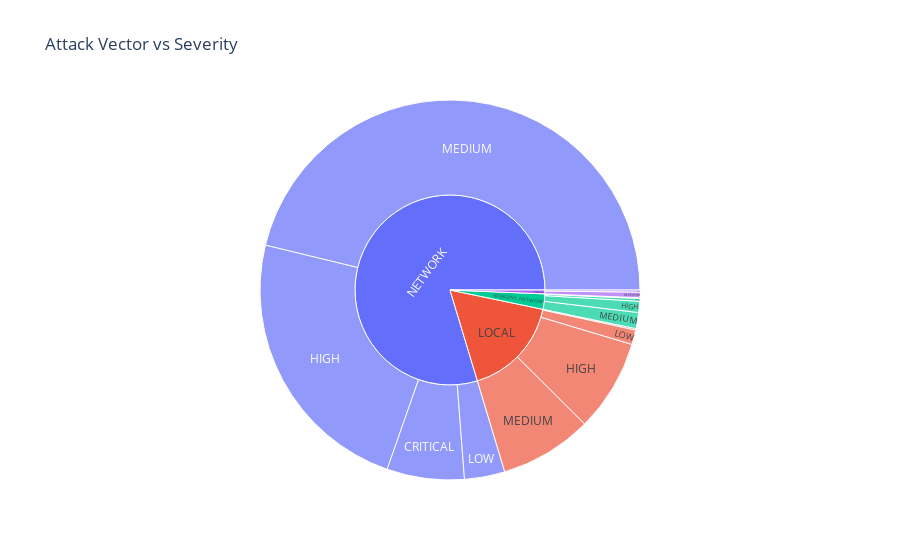

Notebook code for this chart:
### Markdown cell above
### Correlation Analysis

### Code cell
# Analyze relationship between attack vector and severity
attack_severity = df[df['attack_vector'] != ''].groupby(['attack_vector', 'cvss_severity']).size().reset_index(name='count')

if not attack_severity.empty:
    fig = px.sunburst(
        attack_severity,
        path=['attack_vector', 'cvss_severity'],
        values='count',
        title='Attack Vector vs Severity'
    )
    fig.show()

# Severity by attack complexity
complexity_severity = df[df['attack_complexity'] != ''].groupby(['attack_complexity', 'cvss_severity']).size().reset_index(name='count')

if not complexity_severity.empty:
    fig2 = px.bar(
        complexity_severity,
        x='attack_complexity',
        y='count',
        color='cvss_severity',
        title='Attack Complexity vs Severity',
        barmode='group'
    )
    fig2.show()

### Figure 1 — Plotly figure (JSON) as saved in the notebook; plotly's stock layout.template omitted (floating-point values rounded to 4 significant figures)
{"data": [{"branchvalues": "total", "domain": {"x": [0, 1], "y": [0, 1]}, "hovertemplate": "labels=%{label}<br>count=%{value}<br>parent=%{parent}<br>id=%{id}<extra></extra>", "ids": ["ADJACENT_NETWORK/CRITICAL", "ADJACENT_NETWORK/HIGH", "ADJACENT_NETWORK/LOW", "ADJACENT_NETWORK/MEDIUM", "LOCAL/CRITICAL", "LOCAL/HIGH", "LOCAL/LOW", "LOCAL/MEDIUM", "NETWORK/CRITICAL", "NETWORK/HIGH", "NETWORK/LOW", "NETWORK/MEDIUM", "PHYSICAL/LOW", "PHYSICAL/MEDIUM", "ADJACENT_NETWORK", "LOCAL", "NETWORK", "PHYSICAL"], "labels": ["CRITICAL", "HIGH", "LOW", "MEDIUM", "CRITICAL", "HIGH", "LOW", "MEDIUM", "CRITICAL", "HIGH", "LOW", "MEDIUM", "LOW", "MEDIUM", "ADJACENT_NETWORK", "LOCAL", "NETWORK", "PHYSICAL"], "name": "", "parents": ["ADJACENT_NETWORK", "ADJACENT_NETWORK", "ADJACENT_NETWORK", "ADJACENT_NETWORK", "LOCAL", "LOCAL", "LOCAL", "LOCAL", "NETWORK", "NETWORK", "NETWORK", "NETWORK", "PHYSICAL", "PHYSICAL", "", "", "", ""], "type": "sunburst", "values": [1.0, 16.0, 4.0, 23.0, 2.0, 132.0, 21.0, 133.0, 111.0, 395.0, 58.0, 779.0, 3.0, 8.0, 44.0, 288.0, 1343.0, 11.0]}], "layout": {"legend": {"tracegroupgap": 0}, "title": {"text": "Attack Vector vs Severity"}}}
